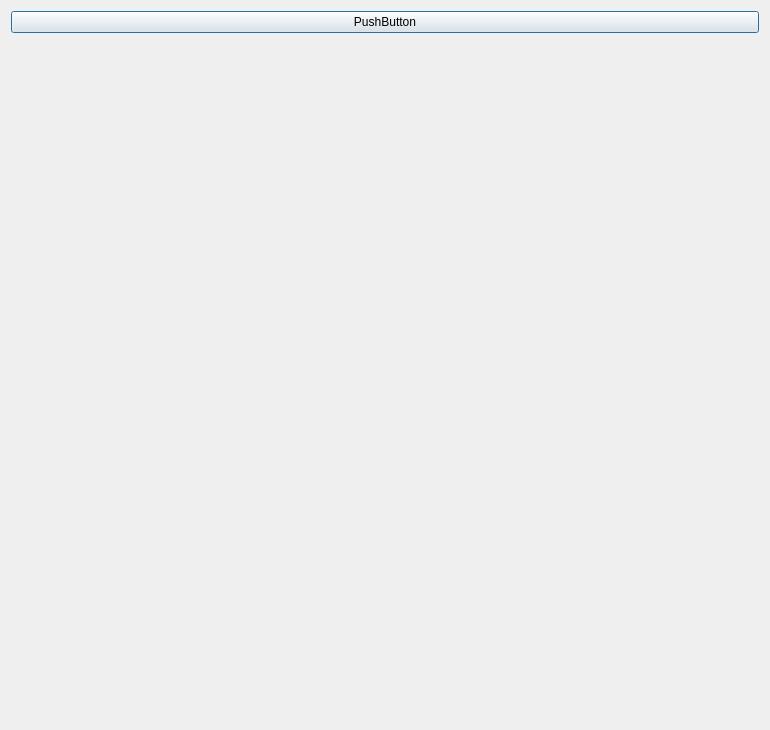
<?xml version="1.0" encoding="UTF-8"?>
<ui version="4.0">
 <class>mainDialog</class>
 <widget class="QDialog" name="mainDialog">
  <property name="geometry">
   <rect>
    <x>0</x>
    <y>0</y>
    <width>770</width>
    <height>730</height>
   </rect>
  </property>
  <property name="windowTitle">
   <string>Dashboard</string>
  </property>
  <layout class="QVBoxLayout" name="verticalLayout_2">
   <item>
    <layout class="QVBoxLayout" name="verticalLayout">
     <item>
      <widget class="QPushButton" name="pushButton">
       <property name="text">
        <string>PushButton</string>
       </property>
      </widget>
     </item>
     <item>
      <widget class="MyCustomWidget" name="widget" native="true"/>
     </item>
    </layout>
   </item>
  </layout>
 </widget>

 <customwidgets>
  <customwidget>
   <class>MyCustomWidget</class>
   <extends>QWidget</extends>
   <header>my_custom_widget</header>
  </customwidget>
 </customwidgets>
 
 <resources/>
 <connections/>
</ui>
